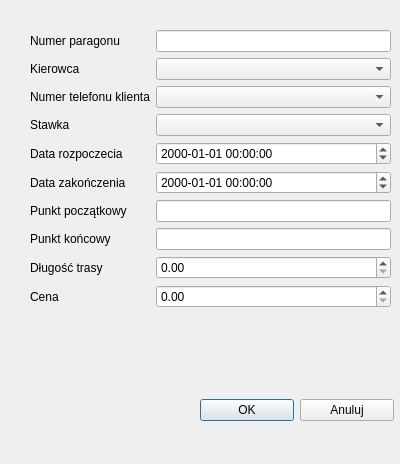
<?xml version="1.0" encoding="UTF-8"?>
<ui version="4.0">
 <class>DodajPrzejazd</class>
 <widget class="QDialog" name="DodajPrzejazd">
  <property name="geometry">
   <rect>
    <x>0</x>
    <y>0</y>
    <width>400</width>
    <height>464</height>
   </rect>
  </property>
  <property name="windowTitle">
   <string>Dialog</string>
  </property>
  <widget class="QWidget" name="formLayoutWidget">
   <property name="geometry">
    <rect>
     <x>30</x>
     <y>30</y>
     <width>361</width>
     <height>301</height>
    </rect>
   </property>
   <layout class="QFormLayout" name="formLayout">
    <item row="0" column="0">
     <widget class="QLabel" name="numerParagonuLabel">
      <property name="text">
       <string>Numer paragonu</string>
      </property>
     </widget>
    </item>
    <item row="0" column="1">
     <widget class="QLineEdit" name="numerParagonuLineEdit"/>
    </item>
    <item row="1" column="0">
     <widget class="QLabel" name="kierowcaLabel">
      <property name="text">
       <string>Kierowca</string>
      </property>
     </widget>
    </item>
    <item row="1" column="1">
     <widget class="QComboBox" name="kierowcaBox"/>
    </item>
    <item row="2" column="0">
     <widget class="QLabel" name="numerTelefonuKlientaLabel">
      <property name="text">
       <string>Numer telefonu klienta</string>
      </property>
     </widget>
    </item>
    <item row="2" column="1">
     <widget class="QComboBox" name="numerTelefonucomboBox"/>
    </item>
    <item row="3" column="0">
     <widget class="QLabel" name="stawkaLabel">
      <property name="text">
       <string>Stawka</string>
      </property>
     </widget>
    </item>
    <item row="3" column="1">
     <widget class="QComboBox" name="stawkaComboBox"/>
    </item>
    <item row="4" column="0">
     <widget class="QLabel" name="dataRozpoczeciaLabel">
      <property name="text">
       <string>Data rozpoczecia</string>
      </property>
     </widget>
    </item>
    <item row="4" column="1">
     <widget class="QDateTimeEdit" name="dataRozpoczeciaDateTimeEdit">
      <property name="displayFormat">
       <string>yyyy-MM-dd HH:mm:ss</string>
      </property>
     </widget>
    </item>
    <item row="5" column="0">
     <widget class="QLabel" name="dataRozpoczeciaLabel_2">
      <property name="text">
       <string>Data zakończenia</string>
      </property>
     </widget>
    </item>
    <item row="5" column="1">
     <widget class="QDateTimeEdit" name="dataZakonczeniaDateTimeEdit">
      <property name="displayFormat">
       <string>yyyy-MM-dd HH:mm:ss</string>
      </property>
     </widget>
    </item>
    <item row="6" column="0">
     <widget class="QLabel" name="punktPoczTkowyLabel">
      <property name="text">
       <string>Punkt początkowy</string>
      </property>
     </widget>
    </item>
    <item row="6" column="1">
     <widget class="QLineEdit" name="punktPoczTkowyLineEdit"/>
    </item>
    <item row="7" column="0">
     <widget class="QLabel" name="label">
      <property name="text">
       <string>Punkt końcowy</string>
      </property>
     </widget>
    </item>
    <item row="7" column="1">
     <widget class="QLineEdit" name="punktKoncowyLineEdit"/>
    </item>
    <item row="8" column="0">
     <widget class="QLabel" name="dUgoTrasyLabel">
      <property name="text">
       <string>Długość trasy</string>
      </property>
     </widget>
    </item>
    <item row="8" column="1">
     <widget class="QDoubleSpinBox" name="dUgoTrasyDoubleSpinBox">
      <property name="maximum">
       <double>9999.989999999999782</double>
      </property>
     </widget>
    </item>
    <item row="9" column="0">
     <widget class="QLabel" name="cenaLabel">
      <property name="text">
       <string>Cena</string>
      </property>
     </widget>
    </item>
    <item row="9" column="1">
     <widget class="QDoubleSpinBox" name="cenaDoubleSpinBox">
      <property name="maximum">
       <double>9999.989999999999782</double>
      </property>
     </widget>
    </item>
   </layout>
  </widget>
  <widget class="QWidget" name="horizontalLayoutWidget">
   <property name="geometry">
    <rect>
     <x>200</x>
     <y>370</y>
     <width>194</width>
     <height>80</height>
    </rect>
   </property>
   <layout class="QHBoxLayout" name="horizontalLayout">
    <item>
     <widget class="QPushButton" name="Ok">
      <property name="text">
       <string>OK</string>
      </property>
     </widget>
    </item>
    <item>
     <widget class="QPushButton" name="anuluj">
      <property name="text">
       <string>Anuluj</string>
      </property>
     </widget>
    </item>
   </layout>
  </widget>
 </widget>
 <resources/>
 <connections/>
</ui>
